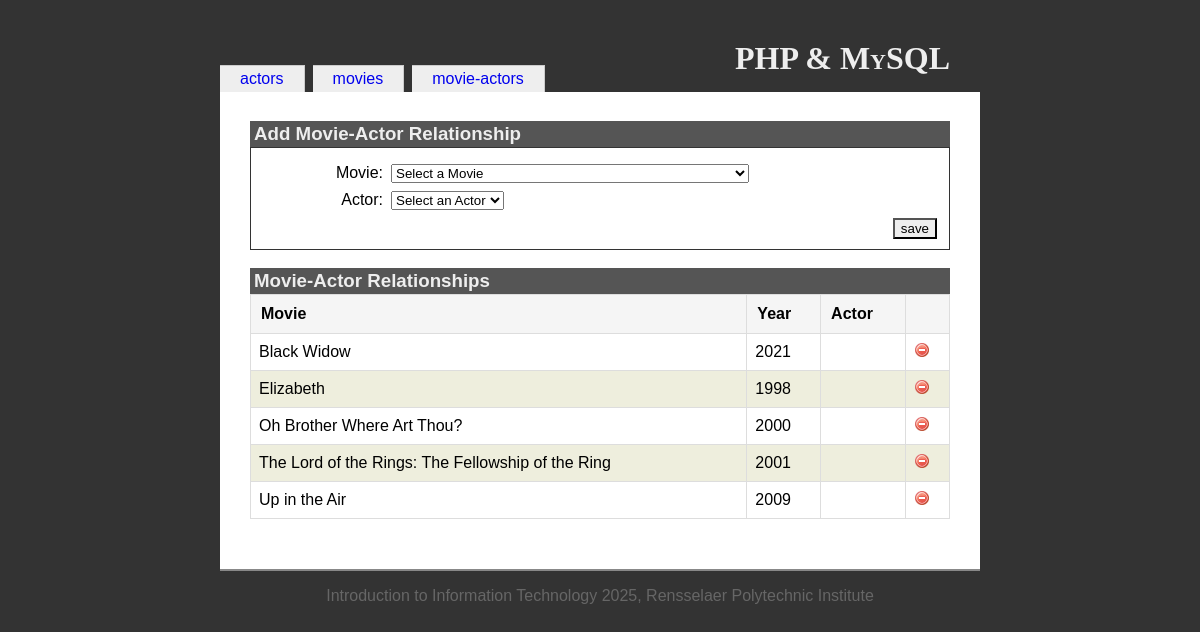
The page /inclassexample/relationship.php on the database as committed earlier.
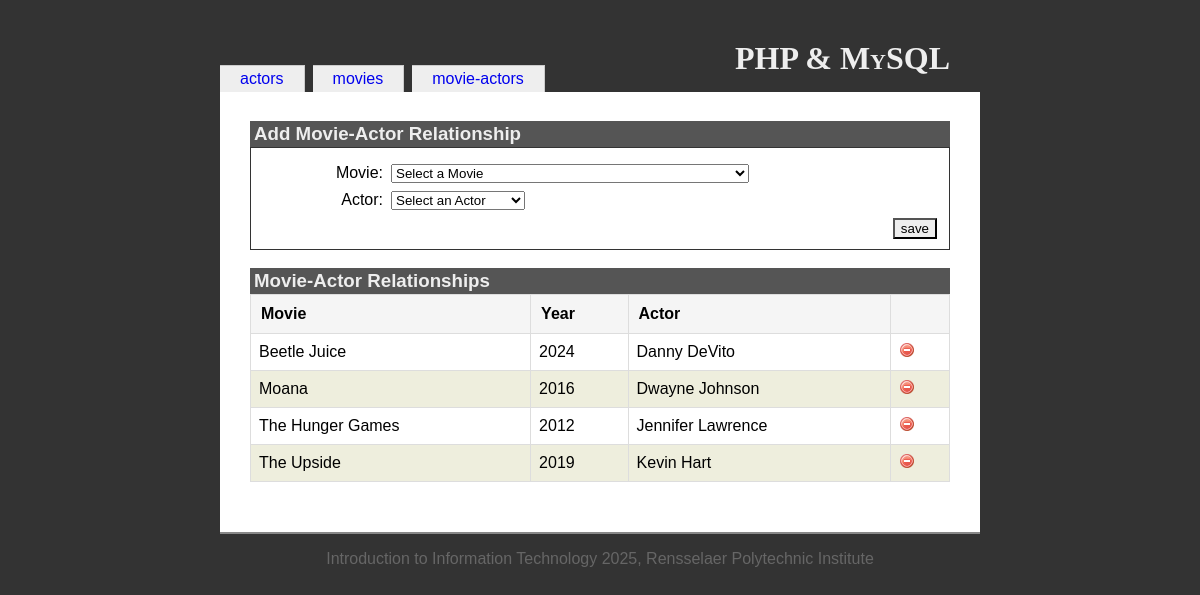
The same page on the database as committed later.
### tables this page shows
CREATE TABLE `relationship` (
  `actorid` int(10) UNSIGNED NOT NULL,
  `movieid` int(10) UNSIGNED NOT NULL
);

CREATE TABLE `movies` (
  `movieid` int(10) UNSIGNED NOT NULL,
  `title` varchar(100) NOT NULL,
  `year` char(4) DEFAULT NULL
);

CREATE TABLE `actors` (
  `actorid` int(10) UNSIGNED NOT NULL,
  `first_name` varchar(100) NOT NULL,
  `last_name` varchar(100) NOT NULL,
  `dob` date NOT NULL
);

### inclassexample/relationship.php (the view, shortened to what this page needs)
<?php
  include('includes/init.inc.php');
  include('includes/functions.inc.php');
?>
<?php include('includes/head.inc.php'); ?>
<h1>PHP &amp; MySQL</h1>
<?php include('includes/menubody.inc.php'); ?>
<?php
  $dbOk = false;
  @ $db = new mysqli('localhost', 'root', 'PRLugo22!', 'iit');
  if ($db->connect_error) {
    echo '<div class="messages">Could not connect to the database. Error: ';
    echo $db->connect_errno . ' - ' . $db->connect_error . '</div>';
  } else {
    $dbOk = true;
  }
?>
<h3>Add Movie-Actor Relationship</h3>
<form id="addForm" name="addForm" action="relationship.php" method="post">
  <fieldset>
    <div class="formData">
      <label class="field" for="movieid">Movie:</label>
      <div class="value">
        <select name="movieid" id="movieid">
          <option value="">Select a Movie</option>
        </select>
      </div>
      <label class="field" for="actorid">Actor:</label>
      <div class="value">
        <select name="actorid" id="actorid">
          <option value="">Select an Actor</option>
        </select>
      </div>
      <input type="submit" value="save" id="save" name="save"/>
    </div>
  </fieldset>
</form>
<h3>Movie-Actor Relationships</h3>
<table id="movieActorTable">
<?php
  if ($dbOk) {
    $query = 'SELECT m.title, m.year, a.first_name, a.last_name, r.movieid, r.actorid
              FROM relationship r
              JOIN movies m ON r.movieid = m.movieid
              JOIN actors a ON r.actorid = a.actorid
              ORDER BY m.title, a.last_name, a.first_name';
    $result = $db->query($query);
    $numRecords = $result->num_rows;
    echo '<tr><th>Movie</th><th>Year</th><th>Actor</th><th></th></tr>';
    for ($i = 0; $i < $numRecords; $i++) {
      $record = $result->fetch_assoc();
      if ($i % 2 == 0) {
        echo "\n".'<tr id="movieactor-' . $record['movieid'] . '-' . $record['actorid'] . '"><td>';
      } else {
        echo "\n".'<tr class="odd" id="movieactor-' . $record['movieid'] . '-' . $record['actorid'] . '"><td>';
      }
      echo htmlspecialchars($record['title']) . '</td><td>';
      echo htmlspecialchars($record['year']) . '</td><td>';
      echo htmlspecialchars($record['first_name']) . ' ' . htmlspecialchars($record['last_name']);
      echo '</td><td>';
      echo '<img src="resources/delete.png" class="deletemovieactor" width="16" height="16" alt="delete movie actor relationship" data-movieid="' .
           $record['movieid'] . '" data-actorid="' . $record['actorid'] . '"/>';
      echo '</td></tr>';
    }
  }
?>
</table>
<?php
  include('includes/foot.inc.php');
?>

### inclassexample/includes/functions.inc.php
<?php
function buildMenu() {
	$menu = array(
		'index' => 'actors',
		'movies' => 'movies',
		'relationship' => 'movie-actors'
	);
	$menuOutput = '<ul id="menu">';
	foreach ($menu as $key => $value) {
		if($_SERVER['PHP_SELF'] == "/$key.php") {
			$selected = ' class="selected"';
		} else {
			$selected = '';
		}
		$menuOutput .= '<li' . $selected . '><a href="' . $key . '.php" title="' . $value . '">' . $value . '</a></li>';
	}
	$menuOutput .= '</ul>';
  return $menuOutput;
}
?>

Rows that differ between the two databases and show on the page:
removed relationship: movieid.title "Black Widow", movieid.year "2021"
removed relationship: movieid.title "Oh Brother Where Art Thou?", movieid.year "2000"
added relationship: movieid.title "Beetle Juice", movieid.year "2024", actors.first_name "Danny", actors.last_name "DeVito"
changed relationship: movieid 5 → 6 (drawn); movieid.title "Up in the Air" → "Moana"; movieid.year "2009" → "2016"; actors.first_name (not shown) → "Dwayne"; actors.last_name (not shown) → "Johnson"; moves up the list
changed relationship: movieid 1 → 8 (drawn); movieid.title "Elizabeth" → "The Hunger Games"; movieid.year "1998" → "2012"; actors.first_name (not shown) → "Jennifer"; actors.last_name (not shown) → "Lawrence"
changed relationship: movieid.title "The Lord of the Rings: The Fellowship of the Ring" → "The Upside"; movieid.year "2001" → "2019"; actors.first_name (not shown) → "Kevin"; actors.last_name (not shown) → "Hart"
